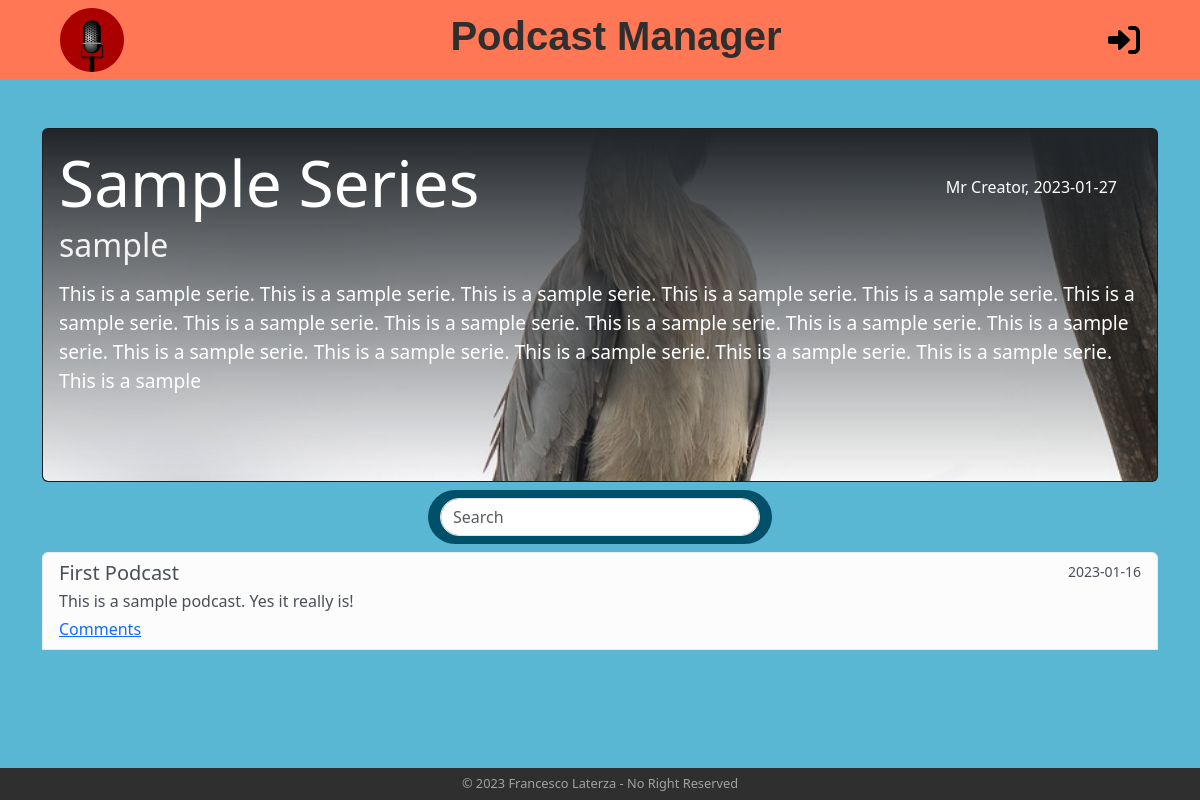
/series/10, run on an earlier commit of the app's database.
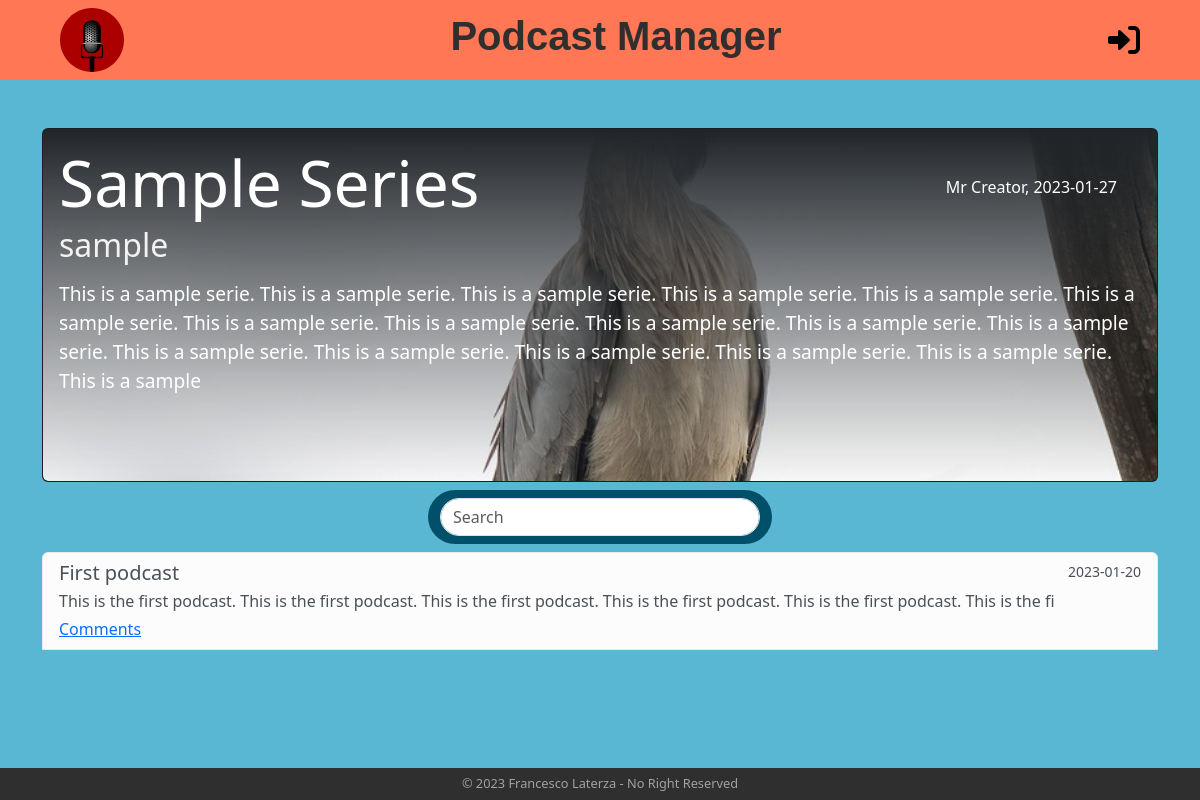
And on a later commit of the database.
### tables this page shows
CREATE TABLE "series" (
	"id"	INTEGER,
	"title"	TEXT NOT NULL,
	"category"	TEXT NOT NULL,
	"date"	TEXT NOT NULL,
	"text"	TEXT NOT NULL,
	"creator_id"	INTEGER NOT NULL,
	PRIMARY KEY("id" AUTOINCREMENT),
	FOREIGN KEY("creator_id") REFERENCES "users"("id") ON DELETE CASCADE
);

CREATE TABLE "users" (
	"id"	INTEGER,
	"username"	TEXT NOT NULL,
	"email"	TEXT NOT NULL UNIQUE,
	"password"	TEXT NOT NULL,
	"is_creator"	INTEGER NOT NULL,
	PRIMARY KEY("id" AUTOINCREMENT)
);

CREATE TABLE "podcasts" (
	"id"	INTEGER,
	"title"	TEXT NOT NULL UNIQUE,
	"description"	TEXT NOT NULL,
	"date"	TEXT,
	"series_id"	INTEGER NOT NULL,
	"rnd_seed"	INTEGER NOT NULL,
	PRIMARY KEY("id" AUTOINCREMENT),
	FOREIGN KEY("series_id") REFERENCES "series"("id") ON DELETE CASCADE
);

### app.py (the view)
@app.route('/series/<int:series_id>')
def series(series_id):
    series_selected = series_dao.get_series_by_id(series_id)
    if not series_selected:
        flash("Series do not exist...", "danger")
        return redirect(url_for("home"))
    if current_user.is_authenticated:
        podcasts = podcast_dao.get_podcasts(series_id, current_user.id)
    else:
        podcasts = podcast_dao.get_podcasts(series_id, 0)
    return render_template("series.html", series=series_selected, podcasts=podcasts, get_creator_name=users_dao.get_user_username_by_id, is_following=follows_dao.is_following, comments=comments_dao.get_comments, str=str)

### dao/comments_dao.py (called while the page is built)
def get_comments(podcast_id):
    conn = sqlite3.connect("db/series.db")
    conn.row_factory = sqlite3.Row
    cursor = conn.cursor()
    sql = "SELECT * FROM comments WHERE podcast_id = ?"
    cursor.execute(sql, (podcast_id, ))
    res = cursor.fetchall()
    cursor.close()
    conn.close()
    return res

### dao/podcast_dao.py (called while the page is built)
def get_podcasts(series_id, creator_id):
    conn = sqlite3.connect("db/series.db")
    conn.row_factory = sqlite3.Row
    cursor = conn.cursor()
    sql = "SELECT podcasts.*, creator_id FROM podcasts LEFT JOIN series ON podcasts.series_id = series.id WHERE series_id = ? AND ( podcasts.date <= ? OR creator_id = ? ) ORDER BY date ASC"
    curr_date = date.today()
    cursor.execute(sql, (series_id, curr_date, creator_id))
    res = cursor.fetchall()
    cursor.close()
    conn.close()
    return res

### dao/series_dao.py (called while the page is built)
def get_series_by_id(id):
    conn = sqlite3.connect("db/series.db")
    conn.row_factory = sqlite3.Row
    cursor = conn.cursor()
    sql = "SELECT * FROM series WHERE id = ?"
    cursor.execute(sql, (id, ))
    res = cursor.fetchone()
    cursor.close()
    conn.close()
    return res

### dao/users_dao.py (called while the page is built)
def get_user_by_id(id):
    conn = sqlite3.connect("db/series.db")
    conn.row_factory = sqlite3.Row
    cursor = conn.cursor()
    sql = "SELECT * FROM users WHERE id = ?"
    cursor.execute(sql, (id, ))
    res = cursor.fetchone()
    cursor.close()
    conn.close()
    return res

def get_user_username_by_id(id):
    user = get_user_by_id(id)
    return user["username"]

### templates/series.html (shortened to what this page needs)
{% extends "base.html" %} {% block title %}{{ series.title }}{% endblock %} {%
block content%}
<main class="col-12 container height-main">
  <div class="card text-bg-dark mt-5">
    <img
      src="{{ url_for('static', filename='images/'+series.title.lower().replace(' ', '_')+'.jpeg') }}"
      class="card-img series-img-bg"
      alt="series image"
    />
    <article class="card-img-overlay">
      <section class="d-flex justify-content-between align-items-center">
        <h5 class="card-title series-title">{{ series.title }}</h5>
        <h6 class="card-text me-4">
          {{ get_creator_name(series.creator_id) }}, {{ series.date }}
        </h6>
      </section>
      <section>
        <h6 class="card-subtitle text-muted series-subtitle">
          {{ series.category }}
        </h6>
        <p class="card-text series-text mt-3">{{ series.text }}</p>
      </section>
    </article>
  </div>
  {% if podcasts | length != 0 %}
  <nav class="navbar search-nav my-2 mx-auto">
    <div class="container-fluid">
      <input
        class="form-control search-tab"
        type="search"
        placeholder="Search"
        aria-label="Search"
      />
    </div>
  </nav>
  {% endif %}
  <article class="list-group">
     {% for podcast in podcasts %}
    <section
      class="list-group-item list-group-item-action list-group-item-light"
      data-podcast
    >
      <div class="d-flex w-100 justify-content-between">
        <h5 class="mb-1" data-podcast-title>{{ podcast.title }}</h5>
        <small>{{ podcast.date }}</small>
      </div>
      <p class="mb-1" data-podcast-description>{{ podcast.description }}</p>
      <a
        href="#"
        class=""
        data-bs-toggle="modal"
        data-bs-target="#modal-comments-{{ podcast.id }}"
        title="open comments section"
      >
        Comments
      </a>
    </section>
    {% endfor %}
  </article>
</main>
{% endblock%}

### templates/base.html (shortened to what this page needs)
<!DOCTYPE html>
<html lang="en">
  <head>
    <link
      href="https://cdn.jsdelivr.net/npm/bootstrap@5.3.0-alpha1/dist/css/bootstrap.min.css"
      rel="stylesheet"
    />
    <link
      rel="stylesheet"
      href="{{ url_for('static', filename='style.css') }}"
    />
  </head>
  <body>
    <header>
      <div class="container-fluid mx-5 header-container">
        <a href="{{ url_for('home') }}" title="homepage">
          <img
            src="{{ url_for('static', filename='images/logo.svg') }}"
            alt="logo"
            class="logo-img"
          />
        </a>
        <a href="{{ url_for('home') }}" title="homepage">
          <h1>Podcast Manager</h1>
        </a>
        {% if current_user.is_authenticated %}
        <a href="{{ url_for('profile') }}" title="profile">
          <img
            src="{{ url_for('static', filename='images/user-icon.svg') }}"
            alt="login-icon"
            class="user-icon"
          />
        </a>
        {% else %}
        <a href="{{ url_for('login') }}" title="login">
          <img
            src="{{ url_for('static', filename='images/login-icon.svg') }}"
            alt="user-icon"
            class="user-icon"
          />
        </a>
        {% endif %}
      </div>
    </header>
     {% block content %}{% endblock %}
    <footer class="copy-container">
      <p class="copy">© 2023 Francesco Laterza - No Right Reserved</p>
    </footer>
  </body>
</html>

### static/style.css (style rules this page uses)
body { font-family: "Segoe UI", Tahoma, Geneva, Verdana, sans-serif; background-color: #5ab7d4; }
header { height: 5rem; background-color: #ff7754; display: flex; align-items: center; }
.header-container { display: flex; justify-content: space-between; align-items: center; }
.logo-img { width: 4rem; }
header a { text-decoration: none; color: #2f2f2f; }
header h1 { font-family: "Trebuchet MS", "Lucida Sans Unicode", "Lucida Grande", "Lucida Sans", Arial, sans-serif; font-weight: bold; }
.user-icon { width: 2rem; }
main { min-height: calc(100vh - 7rem); }
.card { background-color: #00506a; color: #5ab7d4; }
.series-img-bg { height: 20rem; object-fit: cover; -webkit-mask-image: -webkit-gradient( linear, left top, left bottom, from(rgba(0, 0, 0, 0)), to(rgba(0, 0, 0, 1)) ); mask-image: linear-gradient(to bottom, rgba(0, 0, 0, 0), rgba(0, 0, 0, 1)); }
.series-title { font-size: 4rem; }
.series-subtitle { font-size: 2rem; color: #f2f2f2 !important; }
.series-text { font-size: 1.2rem; }
.copy-container { height: 2rem; background-color: #2f2f2f; display: flex; justify-content: center; align-items: center; }
.copy { margin-bottom: 0; color: #a2a2a2; font-size: 0.8rem; }
.height-main { min-height: calc(100vh - 10rem); }
.search-nav { background-color: #00506a; border-radius: 5rem; max-width: fit-content; }
.search-tab { border-radius: 5rem; width: 20rem; }
@media (max-width: 1400px) { .series-img-bg { height: 22rem; } }

What changed in the data, as far as the page shows it:
removed podcasts: title "First Podcast", date "2023-01-16", description "This is a sample podcast. Yes it really is!"
added podcasts: title "First podcast", date "2023-01-20", description "This is the first podcast. This is the first podcast. This is the first podcast. This is the first podcast. This is the first podcast. This is the fi"
